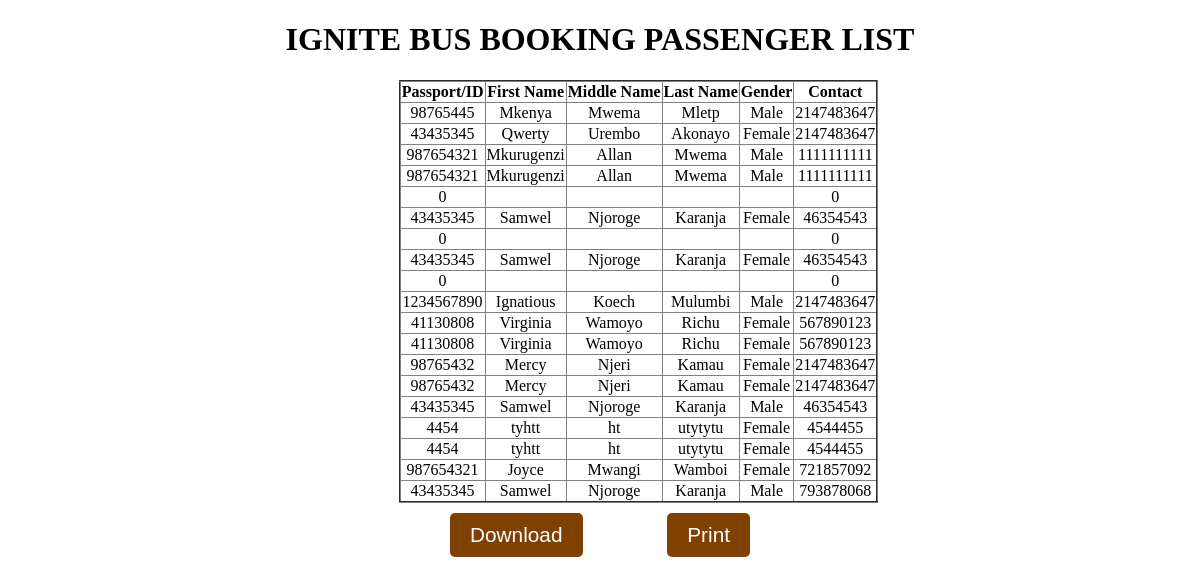
/passengerinfo.php, run on the app's committed database.
### tables this page shows
CREATE TABLE `customerdetails` (
  `ID` int(11) NOT NULL,
  `passport` int(60) NOT NULL,
  `First_Name` varchar(50) NOT NULL,
  `Middle_Name` varchar(50) NOT NULL,
  `Last_Name` varchar(50) NOT NULL,
  `gender` varchar(50) NOT NULL,
  `Contact` int(50) NOT NULL,
  `DOB` date NOT NULL,
  `place` varchar(60) NOT NULL,
  `FirstName` varchar(50) NOT NULL,
  `MiddleName` varchar(50) NOT NULL,
  `LastName` varchar(50) NOT NULL,
  `relation` varchar(50) NOT NULL,
  `Emergency` int(50) NOT NULL
);

### passengerinfo.php (the view, shortened to what this page needs)
<!DOCTYPE html>
<html>
<head>
    <link rel="stylesheet" href="tails.css">
</head>
<body>
    <h1>IGNITE BUS BOOKING PASSENGER LIST</h1>
    <table border="2">
        <th>Passport/ID</th>
        <th>First Name</th>
        <th>Middle Name</th>
        <th>Last Name</th>
        <th>Gender</th>
        <th>Contact</th>
        <?php
        include("PHP/passengerfetch.php");
        $passengerinfo = mysqli_query($conn, "select * from customerdetails ORDER BY ID DESC");
        while ($customerdetails = mysqli_fetch_array($passengerinfo)) {
            ?>
            <tr>
                <td>
                    <?php echo $customerdetails['passport'] ?>
                </td>
                <td>
                    <?php echo $customerdetails['First_Name'] ?>
                </td>
                <td>
                    <?php echo $customerdetails['Middle_Name'] ?>
                </td>
                <td>
                    <?php echo $customerdetails['Last_Name'] ?>
                </td>
                <td>
                    <?php echo $customerdetails['gender'] ?>
                </td>
                <td>
                    <?php echo $customerdetails['Contact'] ?>
                </td>
            </tr>
        <?php } ?>
    </table>
    <div class="download">
       <a href="download.php"><button id="download">Download</button></a>
        <button id="downloadButton">Print</button>
    </div>
</body>
</html>

### tails.css (style rules this page uses)
.download { max-width: 300px; margin: 10px auto; display: flex; justify-content: space-between; flex-wrap: wrap; }
button { padding: 10px 20px; background-color: #804000; border: none; outline: none; border-radius: 5px; cursor: pointer; font-size: 1.3rem; color: #ffff; }

### passengerinfo.php (style rules this page uses)
table { border-collapse: collapse; margin-left: 33%; text-align: center; }
h1 { text-align: center; }

### data on the page
customerdetails: passport "98765445", First_Name "Mkenya", Middle_Name "Mwema", Last_Name "Mletp", gender "Male", Contact "2147483647"
customerdetails: passport "43435345", First_Name "Qwerty", Middle_Name "Urembo", Last_Name "Akonayo", gender "Female", Contact "2147483647"
customerdetails: passport "987654321", First_Name "Mkurugenzi", Middle_Name "Allan", Last_Name "Mwema", gender "Male", Contact "1111111111"
customerdetails: passport "987654321", First_Name "Mkurugenzi", Middle_Name "Allan", Last_Name "Mwema", gender "Male", Contact "1111111111"
customerdetails: passport "0", Contact "0"
customerdetails: passport "43435345", First_Name "Samwel", Middle_Name "Njoroge", Last_Name "Karanja", gender "Female", Contact "46354543"
customerdetails: passport "0", Contact "0"
customerdetails: passport "43435345", First_Name "Samwel", Middle_Name "Njoroge", Last_Name "Karanja", gender "Female", Contact "46354543"
customerdetails: passport "0", Contact "0"
customerdetails: passport "1234567890", First_Name "Ignatious", Middle_Name "Koech", Last_Name "Mulumbi", gender "Male", Contact "2147483647"
customerdetails: passport "41130808", First_Name "Virginia", Middle_Name "Wamoyo", Last_Name "Richu", gender "Female", Contact "567890123"
customerdetails: passport "41130808", First_Name "Virginia", Middle_Name "Wamoyo", Last_Name "Richu", gender "Female", Contact "567890123"
customerdetails: passport "98765432", First_Name "Mercy", Middle_Name "Njeri", Last_Name "Kamau", gender "Female", Contact "2147483647"
customerdetails: passport "98765432", First_Name "Mercy", Middle_Name "Njeri", Last_Name "Kamau", gender "Female", Contact "2147483647"
customerdetails: passport "43435345", First_Name "Samwel", Middle_Name "Njoroge", Last_Name "Karanja", gender "Male", Contact "46354543"
customerdetails: passport "4454", First_Name "tyhtt", Middle_Name "ht", Last_Name "utytytu", gender "Female", Contact "4544455"
customerdetails: passport "4454", First_Name "tyhtt", Middle_Name "ht", Last_Name "utytytu", gender "Female", Contact "4544455"
customerdetails: passport "987654321", First_Name "Joyce", Middle_Name "Mwangi", Last_Name "Wamboi", gender "Female", Contact "721857092"
customerdetails: passport "43435345", First_Name "Samwel", Middle_Name "Njoroge", Last_Name "Karanja", gender "Male", Contact "793878068"
